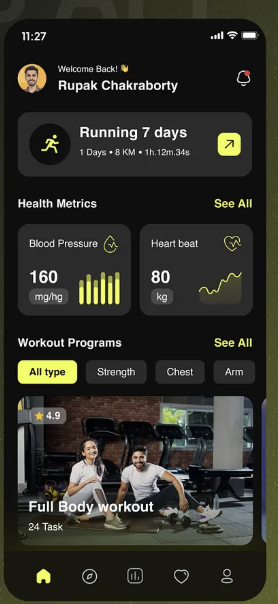
#> input picture import/extracting/dashboard.example.png, 278 x 604 px
$ python extract_image_tokens.py ../import/extracting/dashboard.example.png
#> lines starting #> are read from the running program, lines starting #| are printed output that depends on the picture; after the words box and inside, x2 and y2 are one past the last pixel; in counts of white or black regions, pixels touching at a corner belong together
#!/usr/bin/env python3
"""Extract dominant colors and detect card-like light surfaces from an image.

Usage: python scripts/extract_image_tokens.py <image-path>

Outputs a JSON file next to the image with palette and detected rectangles.
"""
import sys
from PIL import Image
import numpy as np
import json
import os


def hex_of(rgb):
    return '#%02x%02x%02x' % tuple(int(c) for c in rgb)


def extract_palette(img, n_colors=8):
    # Use Pillow's adaptive palette quantization
    small = img.convert('RGBA')
    pal = small.convert('P', palette=Image.ADAPTIVE, colors=n_colors)
    palette = pal.getpalette()[:n_colors*3]
    colors = [tuple(palette[i:i+3]) for i in range(0, len(palette), 3)]
    # get frequency of each palette index
    data = np.array(pal)
    # convert pal back to indexes
    indexes = np.array(small.convert('RGB').convert('P', palette=Image.ADAPTIVE, colors=n_colors))
    # above conversion returns an image; instead compute histogram via quantize
    q = img.convert('P', palette=Image.ADAPTIVE, colors=n_colors)
    hist = q.histogram()
    # return list of (color, count)
    return colors, hist


def detect_color_regions(img, palette_colors, hist, min_area=1500, top_n=4):
    # Find regions for the top N palette colors by frequency
    q = img.convert('P', palette=Image.ADAPTIVE, colors=len(palette_colors))
    idx = np.array(q)
    h, w = idx.shape
    rects = []

    # pick top palette indices
    counts = list(enumerate(hist))
    counts.sort(key=lambda x: x[1], reverse=True)
    top = [i for i,_ in counts[:top_n]]

    for pal_index in top:
        mask = idx == pal_index
        visited = np.zeros_like(mask, dtype=bool)
        for y in range(h):
            for x in range(w):
                if mask[y, x] and not visited[y, x]:
                    stack = [(x, y)]
                    xs = []
                    ys = []
                    visited[y, x] = True
                    while stack:
                        cx, cy = stack.pop()
                        xs.append(cx); ys.append(cy)
                        for nx, ny in ((cx+1,cy),(cx-1,cy),(cx,cy+1),(cx,cy-1)):
                            if 0 <= nx < w and 0 <= ny < h and not visited[ny, nx] and mask[ny, nx]:
                                visited[ny, nx] = True
                                stack.append((nx, ny))
                    minx = min(xs); maxx = max(xs)
                    miny = min(ys); maxy = max(ys)
                    area = (maxx-minx+1) * (maxy-miny+1)
                    if area >= min_area:
                        rects.append({'palette_index': int(pal_index), 'x': int(minx), 'y': int(miny), 'w': int(maxx-minx+1), 'h': int(maxy-miny+1), 'area': int(area)})
    return rects


def nearest_color(target, palette):
    t = np.array(target)
    p = np.array(palette)
    d = ((p - t) ** 2).sum(axis=1)
    return int(d.argmin())


def main():
    if len(sys.argv) < 2:
        print('Usage: python extract_image_tokens.py <image-path>')
        sys.exit(1)
    path = sys.argv[1]
    img = Image.open(path)
#> img is the input picture: PIL image 278x604 RGBA; mean R, G, B, A 47.6, 47.5, 40.6, 255
    # downscale if too large for speed
    maxw = 1600
    if img.width > maxw:
        ratio = maxw / img.width
        img = img.resize((maxw, int(img.height * ratio)), Image.LANCZOS)

    colors, hist = extract_palette(img, n_colors=8)
#> in extract_palette, `pal = small.convert('P', palette=Image.ADAPTIVE, colors=n_colors)`:
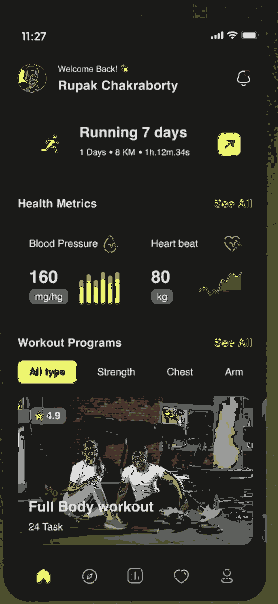
#> pal: PIL image 278x604 P; mean R, G, B 44.1, 44.1, 38.3
#> in extract_palette, `palette = pal.getpalette()[:n_colors*3]`: palette = [26, 26, 24, 93, 95, 92, 77, 79, 46, 154, 155, 153, 222, 222, 221, 237, 245, 111, 71, 52, 44, 157, 153, 103]
#> in extract_palette, `colors = [tuple(palette[i:i+3]) for i in range(0, len(palette), 3)]`: colors = [(26, 26, 24), (93, 95, 92), (77, 79, 46), (154, 155, 153), (222, 222, 221), (237, 245, 111), (71, 52, 44), (157, 153, 103)]
#> in extract_palette, `data = np.array(pal)`:
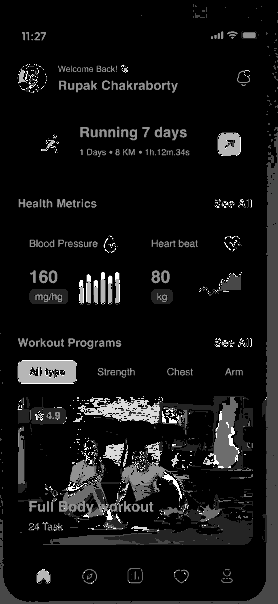
#> data: shape (604, 278); min 0, max 7, mean 0.514; drawn with min black and max white
#> in extract_palette, `indexes = np.array(small.convert('RGB').convert('P', palette=Image.ADA..`:
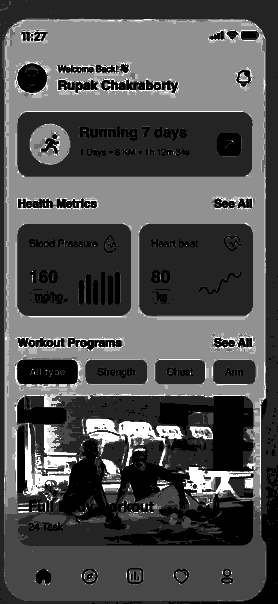
#> indexes: shape (604, 278); min 0, max 7, mean 2.23; drawn with min black and max white
#> in extract_palette, `hist = q.histogram()`: hist = 256 values, max 136993 at index 0, min 0 at index 8, mean 655.9
    hex_colors = [hex_of(c) for c in colors]
#> hex_colors = ['#1a1a18', '#5d5f5c', '#4d4f2e', '#9a9b99', '#dededd', '#edf56f', '#47342c', '#9d9967']

    rects = detect_color_regions(img, colors, hist, min_area=1200, top_n=6)
#> in detect_color_regions, `counts = list(enumerate(hist))`: counts = 256 pairs, first value 0 to 255, second value 0 to 136993
#> in detect_color_regions, `top = [i for i,_ in counts[:top_n]]`: top = [0, 1, 2, 3, 4, 5]
#> the loop in detect_color_regions, `for pal_index in top:` made 6 passes
#> pass 1, in detect_color_regions, `mask = idx == pal_index`:
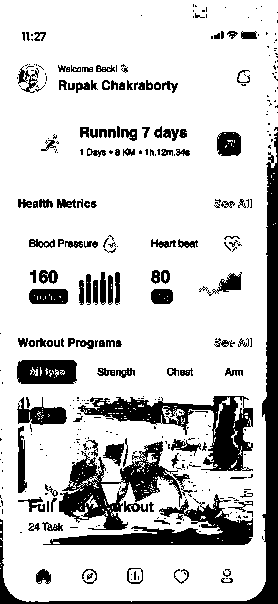
#> mask: shape (604, 278) bool; 81.6% white; 362 black regions (238 under 20 px), largest, box (x1, y1, x2, y2) and area: (0, 132, 278, 604) 6541, (78, 396, 253, 471) 4127, (59, 441, 193, 530) 3935
#> pass 2, in detect_color_regions, `mask = idx == pal_index`:
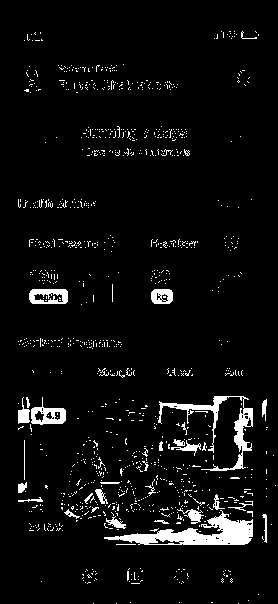
#> mask: shape (604, 278) bool; 5.1% white; 1055 white regions (1020 under 20 px), largest, box (x1, y1, x2, y2) and area: (104, 510, 253, 545) 2056, (158, 396, 253, 471) 1245, (31, 397, 66, 425) 445
#> pass 3, in detect_color_regions, `mask = idx == pal_index`:
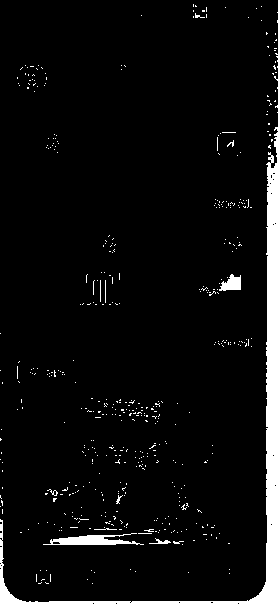
#> mask: shape (604, 278) bool; 5.1% white; 490 white regions (479 under 20 px), largest, box (x1, y1, x2, y2) and area: (0, 132, 278, 604) 6376, (43, 533, 144, 545) 620, (219, 274, 241, 291) 240
#> after the loop in detect_color_regions, `for pal_index in top:`:
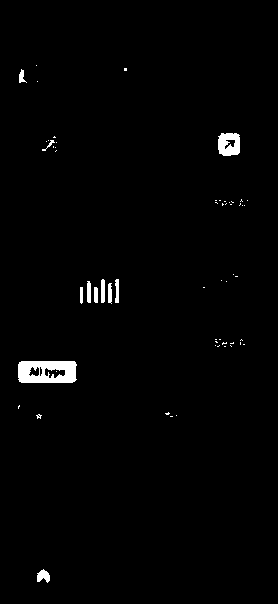
#> visited: shape (604, 278) bool; 1.4% white; 58 white regions (47 under 20 px), largest, box (x1, y1, x2, y2) and area: (18, 361, 77, 383) 1073, (218, 133, 240, 156) 417, (37, 569, 50, 583) 120
#> after the loop in detect_color_regions, `for pal_index in top:`: rects = 7 items
#> rects = 7 items

    # Calculate median card size and spacing heuristics
    widths = [r['w'] for r in rects]
#> widths = [278, 91, 52, 149, 278, 25, 59]
    heights = [r['h'] for r in rects]
#> heights = [602, 47, 63, 34, 472, 71, 22]
    xs = [r['x'] for r in rects]
#> xs = [0, 158, 201, 104, 0, 213, 18]
    ys = [r['y'] for r in rects]
#> ys = [0, 396, 408, 511, 132, 397, 361]

    def median(lst):
        if not lst: return None
        a = sorted(lst)
        n = len(a)
        return a[n//2]

    stats = {
        'detected_rect_count': len(rects),
        'median_width': median(widths),
        'median_height': median(heights),
        'median_x': median(xs),
        'median_y': median(ys),
    }
#> in median, `a = sorted(lst)`: a = [25, 52, 59, 91, 149, 278, 278]
#> in median, `n = len(a)`: n = 7
#> stats = {'detected_rect_count': 7, 'median_width': 91, 'median_height': 63, 'median_x': 104, 'median_y': 396}

    # Map palette to friendly roles by heuristics
    # pick brightest as white/background, darkest as dark text, most saturated teal-like as primary accent
    hsvs = [tuple(Image.new('RGB', (1,1), c).convert('HSV').getpixel((0,0))) for c in colors]
#> hsvs = [(42, 19, 26), (70, 8, 95), (45, 106, 79), (63, 3, 155), (42, 1, 222), (45, 139, 245), (12, 96, 71), (39, 87, 157)]

    # compute spacing heuristics for mid-size rects
    mid_rects = [r for r in rects if 2000 <= r['area'] <= 20000]
#> mid_rects = 3 items
    # sort by y then x
    mid_rects_sorted = sorted(mid_rects, key=lambda r: (r['y'], r['x']))
#> mid_rects_sorted = 3 items
    v_gaps = []
    h_gaps = []
    for i in range(1, len(mid_rects_sorted)):
        prev = mid_rects_sorted[i-1]
        cur = mid_rects_sorted[i]
        # vertical gap
        v = cur['y'] - (prev['y'] + prev['h'])
        if v > 0:
            v_gaps.append(v)
        # horizontal gap if on same row (y within 10px)
        if abs(cur['y'] - prev['y']) <= 12:
            h = cur['x'] - (prev['x'] + prev['w'])
            if h > 0:
                h_gaps.append(h)
#> this loop made 2 passes
#> (v, h) on pass 1: (-35, -48)
#> v on pass 2: 40
#> after the loop, h_gaps = []; v_gaps = [40]

    spacing = {
        'vertical_gaps': v_gaps,
        'horizontal_gaps': h_gaps,
        'median_vertical_gap': median(v_gaps) if v_gaps else None,
        'median_horizontal_gap': median(h_gaps) if h_gaps else None,
    }

    out = {
        'source': os.path.abspath(path),
        'image_size': {'w': img.width, 'h': img.height},
        'palette': [{'rgb': list(c), 'hex': hex_of(c)} for c in colors],
        'rects': rects,
        'stats': stats,
        'spacing': spacing,
    }

    out_path = os.path.splitext(path)[0] + '.tokens.json'
    with open(out_path, 'w', encoding='utf-8') as f:
        json.dump(out, f, indent=2)
    print('Wrote:', out_path)


if __name__ == '__main__':
    main()
